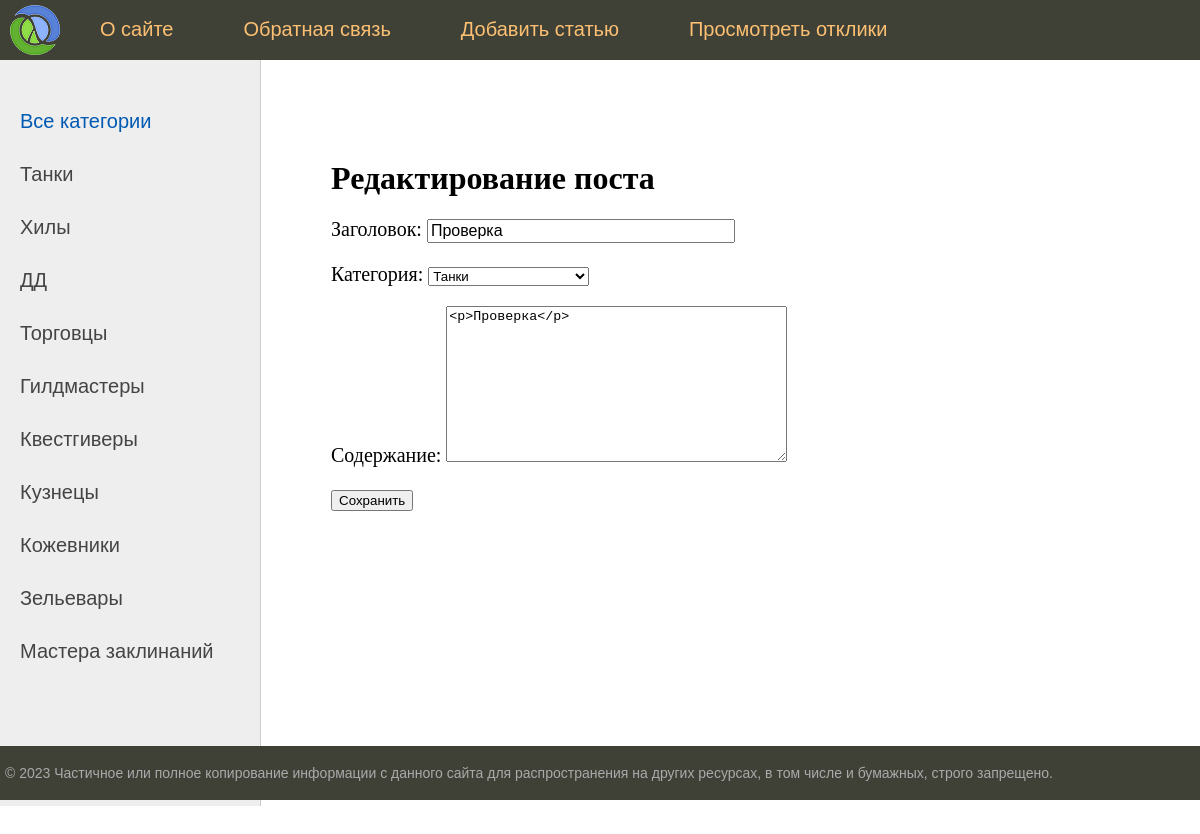
The app's page /post/16/update (signed in), older data.
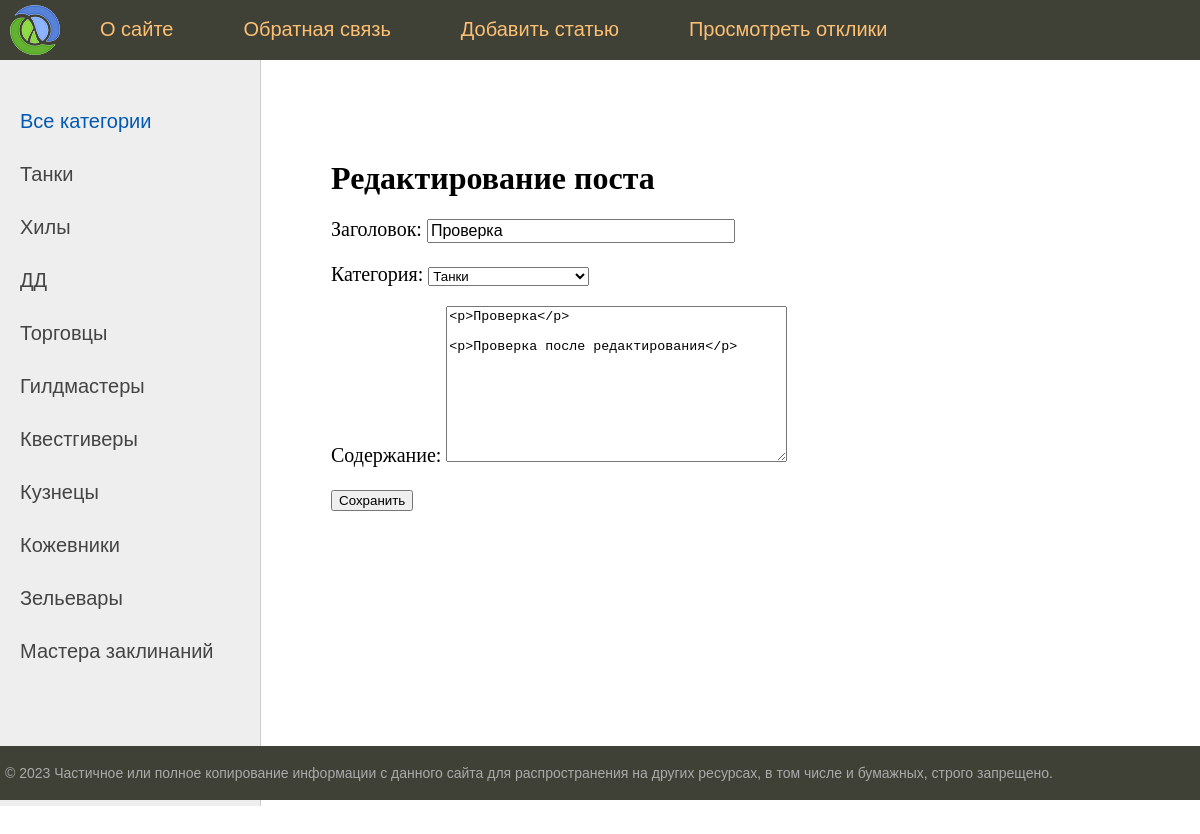
The same page, newer data.
### bulletinboard/models.py (models this page shows, shortened)
class Post(models.Model):
    author = models.ForeignKey(Author, on_delete=models.CASCADE, verbose_name='Автор')
    category = models.ForeignKey('Category', models.CASCADE, verbose_name='Категория')
    creation_time = models.DateTimeField(auto_now_add=True, verbose_name='Время создания')
    title = models.CharField(max_length=255, blank=False, verbose_name='Заголовок')
    body = RichTextUploadingField(verbose_name='Содержание')
    class Meta:
        verbose_name = 'Объявление'
        verbose_name_plural = 'Объявления'
        ordering = ['-creation_time', 'title']

### bulletinboard/views.py (the view)
# urls.py: path('post/<int:pk>/update', PostUpdate.as_view(), name='post_edit'),
class PostUpdate(LoginRequiredMixin, DataMixin, UpdateView):
    form_class = AddPostForm
    model = Post
    template_name = 'bulletinboard/post_edit.html'
    permission_required = ('post.change_post',)
    def get(self, request, *args, **kwargs):
        self.object = self.get_object()
        if self.object.author.user != self.request.user:
            return HttpResponseForbidden("У вас нет доступа к редактированию этого поста.")
        return super().get(request, *args, **kwargs)
    def post(self, request, *args, **kwargs):
        self.object = self.get_object()
        if self.object.author.user != self.request.user:
            return HttpResponseForbidden("У вас нет доступа к редактированию этого поста.")
        return super().post(request, *args, **kwargs)
    def get_context_data(self, *, object_list=None, **kwargs):
        context = super().get_context_data(**kwargs)
        c_def = self.get_user_context(title='Редактирование поста')
        return context | c_def

### bulletinboard/forms.py (shortened to what this page needs)
class AddPostForm(forms.ModelForm):
    def __init__(self, *args, **kwargs):
        super().__init__(*args, **kwargs)
        self.fields['category'].empty_label = 'Категория не выбрана'
    class Meta:
        model = Post
        fields = ['title', 'category', 'body']
        widgets = {
            'title': forms.TextInput(attrs={'class': 'form-input'}),
        }

### bulletinboard/models.py (called while the page is built)
    def __str__(self):
        return self.name

    def get_absolute_url(self):
        return reverse('category', kwargs={'cat_slug': self.slug})

### bulletinboard/templatetags/bulletinboard_tags.py (called while the page is built)
@register.inclusion_tag('bulletinboard/list_categories.html')
def show_categories(cat_selected=0):
    cats = Category.objects.all()
    return {'cats': cats, 'cat_selected': cat_selected}

### bulletinboard/utils.py (called while the page is built)
    def get_user_context(self, **kwargs):
        context = kwargs
        cats = Category.objects.annotate(Count('post'))
        user_menu = menu.copy()
        if not self.request.user.is_authenticated:
            user_menu.pop(2)
            user_menu.pop(2)
        context['menu'] = user_menu
        context['cats'] = cats
        if 'cat_selected' not in context:
            context['cat_selected'] = 0
        return context

### bulletinboard/templates/bulletinboard/post_edit.html (shortened to what this page needs)
{% extends 'bulletinboard/default.html' %}
{% block content %}
<h1>{{title}}</h1>
<form action="{% url 'post_edit' pk=post.pk %}" method="post" enctype="multipart/form-data">
    {{ form.as_p }}
    <button type="submit">Сохранить</button>
</form>
{% endblock %}

Row changes from the older to the newer data that the page shows:
changed Post "Проверка": body "<p>Проверка</p>" → "<p>Проверка</p> <p>Проверка после редактирования</p>"
